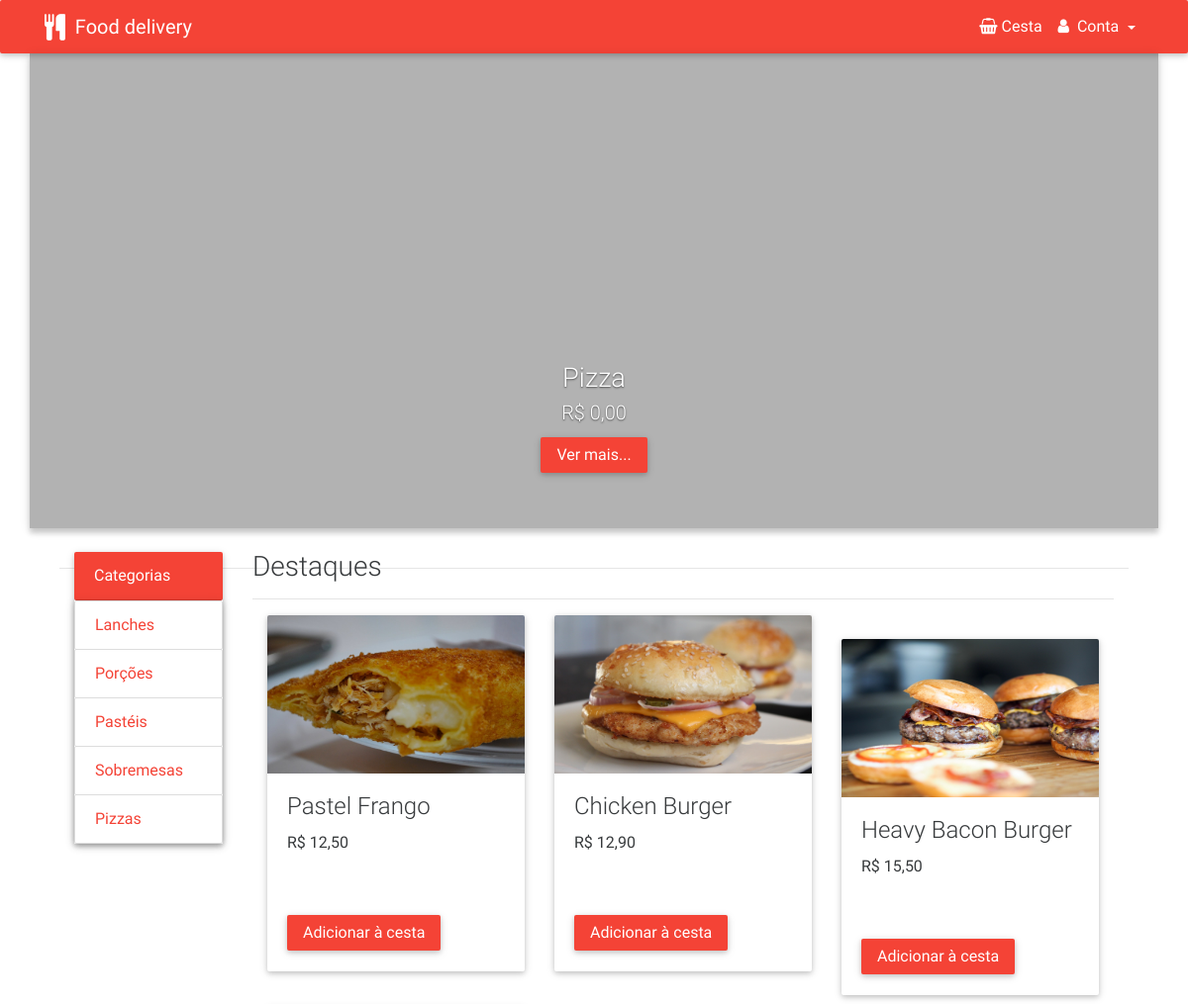
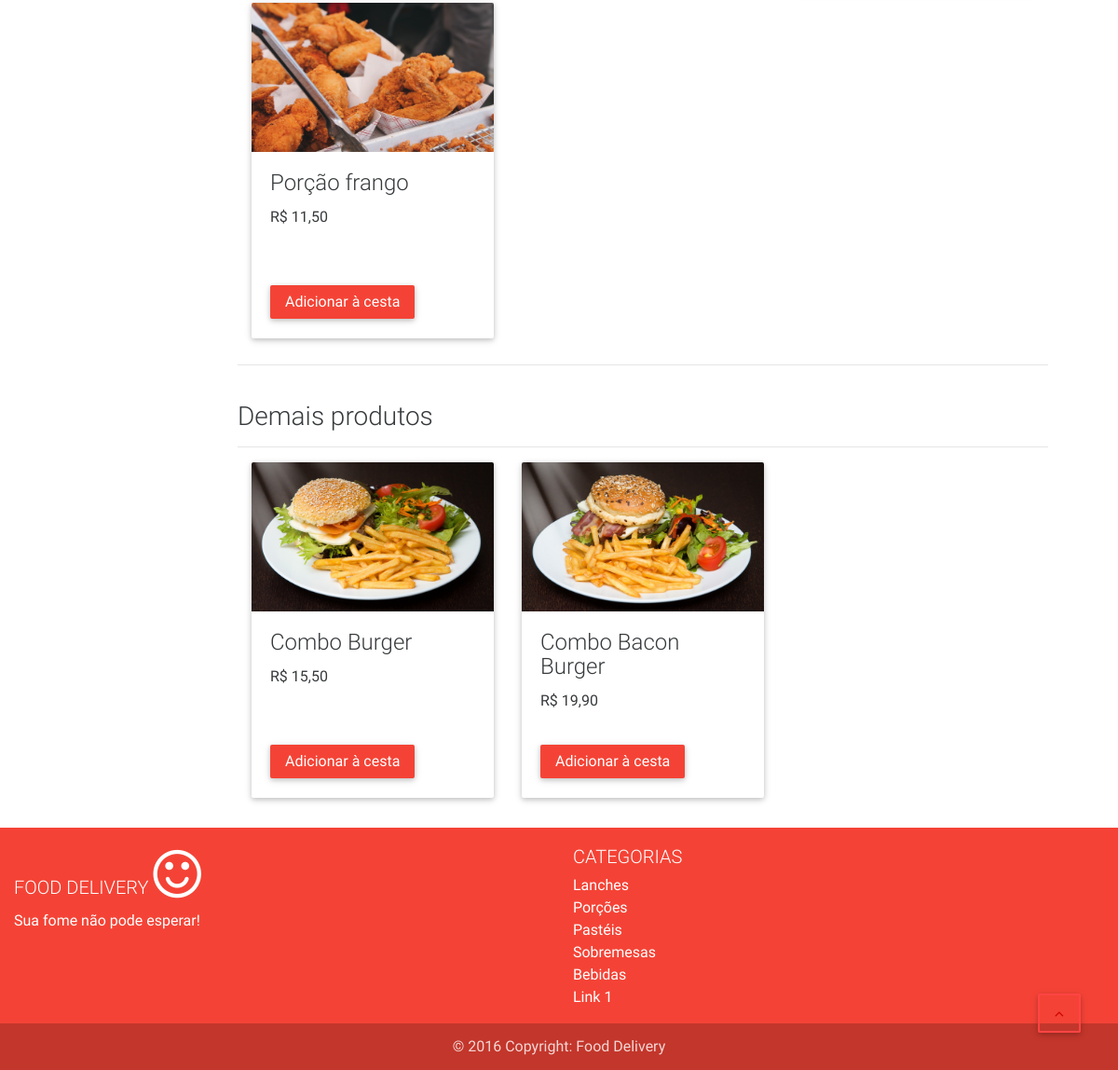
The app's page /site/ with its own data (2 pictures, top to bottom).
### tables this page shows
CREATE TABLE `categoria` (
  `idCategoria` int(11) NOT NULL,
  `nome` varchar(15) NOT NULL,
  `descricao` varchar(200) NOT NULL,
  `imagem` varchar(40) NOT NULL
);

CREATE TABLE `produto` (
  `idProduto` int(11) NOT NULL,
  `nome` varchar(20) NOT NULL,
  `descricao` varchar(200) NOT NULL,
  `tempoPreparo` time NOT NULL,
  `valor` float NOT NULL,
  `idCategoria` int(11) NOT NULL,
  `imagem` varchar(36) NOT NULL
);

### site/controller/storeController.php (called while the page is built, shortened)
<?php
require $_SERVER['DOCUMENT_ROOT'] . '/pintegrador/admin/protected/libs/conexao.php';
require_once SERVER_ROOT . 'admin/protected/model/produtoModel.php';
require_once SERVER_ROOT . 'admin/protected/model/categoriaModel.php';
require_once SERVER_ROOT . 'admin/protected/model/saborModel.php';
require_once SERVER_ROOT . 'admin/protected/model/destaquesModel.php';
class storeController {
    private $produtoModel;
    private $categoriaModel;
    private $saborModel;
    private $destaquesModel;
    function __construct() {
        $this->produtoModel = new ProdutoModel();
        $this->categoriaModel = new CategoriaModel();
        $this->saborModel = new SaborModel();
        $this->destaquesModel = new DestaquesModel();
    }
    public function listaCategorias() {
        return $this->categoriaModel->buscarTodos();
    }
    public function listaDestaques() {
        return $this->destaquesModel->buscarProdutos();
    }
    public function produtosCarousel() {
        return $this->produtoModel->buscaCarrousel();
    }
    public function buscarPizzas() {
        return $this->saborModel->buscarTodos();
    }
}

### admin/protected/libs/conexao.php (called while the page is built, shortened)
<?php
class Conexao {
    public function estabeleceConexao() {
        try {
            $this->bd = new PDO(
                    BD_TIPO.':host='.BD_HOST.';dbname='.BD_NOME,
                    BD_USUARIO,
                    BD_SENHA
                );
        } catch (PDOException $exc) {
            echo '<script>window.alert("Houve um problema com a conexão ao banco de dados!\nEntre em contato com o administrador do sistema!");</script>';
            exit;
        }
    }
}

### admin/protected/model/saborModel.php (called while the page is built, shortened)
<?php
class SaborModel extends Conexao {
    public function buscarTodos() {
        $select = "SELECT * FROM sabor ";
        $query = $this->bd->query($select);
        if (is_bool($query)) {
            return false;
        } else {
            return $query->fetchAll();
        }
    }
}

### admin/protected/model/categoriaModel.php (called while the page is built, shortened)
<?php
class CategoriaModel extends Conexao {
    public function buscarTodos() {
        $select = "SELECT * FROM categoria ";
        $query = $this->bd->query($select);
        if (is_bool($query)) {
            return false;
        } else {
            return $query->fetchAll();
        }
    }
}

### admin/protected/model/destaquesModel.php (called while the page is built, shortened)
<?php
class DestaquesModel extends Conexao {
    public function buscarProdutos() {
        $select = "SELECT p.*, c.nome as categoria FROM produto p "
                . "INNER JOIN categoria c ON c.idCategoria=p.idCategoria "
                . "INNER JOIN destaques d ON d.idProduto=p.idProduto ";
        $query = $this->bd->query($select);
        return $query->fetchAll();
    }
}

### admin/protected/model/produtoModel.php (called while the page is built, shortened)
<?php
class ProdutoModel extends Conexao {
    public function buscaCarrousel() {
        $sql = "SELECT p.* FROM produto p
                LEFT JOIN destaques d ON p.idProduto = d.idProduto
                WHERE ISNULL(d.idProduto)
                ORDER BY rand()";
        $query = $this->bd->query($sql);
        return $query->fetchAll();
    }
}

### site/index.php (the view, shortened to what this page needs)
<?php
require_once './controller/storeController.php';
$store = new storeController();
$categorias = $store->listaCategorias();
$destaques = $store->listaDestaques();
$carouselItems = $store->produtosCarousel();
$pizzaDestaque = $store->buscarPizzas();
shuffle($pizzaDestaque);
?>
<!DOCTYPE html>
<html lang="en">
    <head>
        <link rel="stylesheet" href="https://maxcdn.bootstrapcdn.com/font-awesome/4.6.0/css/font-awesome.min.css">
        <link href="resources/css/bootstrap.min.css" rel="stylesheet">
        <link href="resources/css/mdb.min.css" rel="stylesheet">
        <link href="resources/css/style.css" rel="stylesheet">
    </head>
    <body>
        <div>
            <nav class="navbar navbar-dark red">
                <div class="container">
                    <a class="navbar-brand" href="index.php" style="vertical-align: middle "><i class="fa fa-cutlery fa-lg" aria-hidden="true"></i>
                        &nbsp;Food delivery</a>
                    <div class="collapse navbar-toggleable-xs" id="collapseEx23">
                        <ul class="nav navbar-nav nav-flex-icons">
                            <li class="nav-item ">
                                <a class="nav-link" href="cesta/cesta.php"><i class="fa fa-shopping-basket" aria-hidden="true"></i>&nbsp;Cesta</a>
                            </li>
                            <li class="nav-item avatar dropdown">
                                <a class="nav-link dropdown-toggle" id="dropdownMenu1" data-toggle="dropdown" aria-haspopup="true" aria-expanded="false">
                                    <i class="fa fa-user" aria-hidden="true"></i>&nbsp;
                                    <?php
                                    if (isset($_SESSION['user']['nome']))
                                        echo $_SESSION['user']['nome'];
                                    else
                                        echo 'Conta';
                                    ?>
                                </a>
                            </li>
                        </ul>
                    </div>
                </div>
            </nav>
        </div>
        <button class="btn btn-danger-outline" id="backtop"><i class="fa fa-angle-up"></i></button>
        <div class="container">
            <div class="row">
                <div id="carousel-example-2" class="carousel slide carousel-fade" data-ride="carousel" style="box-shadow: 0 5px 5px 0 rgba(0,0,0,.16),0 2px 10px 0 rgba(0,0,0,.12);">
                    <div class="carousel-inner" role="listbox">
                        <div class="carousel-item active">
                            <div class="view hm-black-light">
                                <div class="full-bg-img">
                                </div>
                            </div>
                            <div class="carousel-caption">
                                <div class="animated fadeInDown">
                                    <h3 class="h3-responsive">Pizza <?= $pizzaDestaque[6]['nome'] ?></h3>
                                    <h5>R$&nbsp;<?php echo number_format($pizzaDestaque[6]['valor'], 2, ',', ' '); ?></h5>
                                    <a href="pizzas/"
                                       class="btn btn-danger">Ver mais...</a>
                                </div>
                            </div>
                        </div>
                    </div>
                </div>
                <br/>
                <div class="container">
                    <div class="col-md-12">
                        <div class="col-md-2">
                            <div class="card">
                                <div class="card-header danger-color-dark white-text">
                                    Categorias
                                </div>
                                <div class="collapse navbar-toggleable-xs" id="collapseEx22">
                                    <div class="list-group">
                                        <?php foreach ($categorias as $cat) { ?>
                                            <a href="categoria/categoria.php?id=<?= $cat['idCategoria'] ?>" class="list-group-item"><?= $cat['nome'] ?></a>
                                        <?php } ?>
                                        <a href="pizzas/" class="list-group-item">Pizzas</a>
                                    </div>
                                </div>
                            </div>
                        </div>
                        <div class="col-md-10">
                            <h3 class="title">Destaques</h3><hr/>
                            <?php
                            shuffle($destaques);
                            $quebraLinha = 0;
                            foreach ($destaques as $destaque) {
                                if ($quebraLinha === 2)
                                    echo '<br/>';
                                ?>
                                <div class="col-md-4">
                                    <div class="card">
                                        <img class="img-fluid" src="public/img/<?= $destaque['imagem'] ?>" alt="Pizza Calabresa">
                                        <div class="card-block">
                                            <h4 class="card-title"><?= $destaque['nome'] ?></h4>
                                            <p class="card-text">R$ <?php echo number_format($destaque['valor'], 2, ',', ' '); ?></p>
                                            <a href="produto/produto.php?id=<?= $destaque['idProduto'] ?>" id="btn-destaque" class="btn btn-danger">Adicionar à cesta</a>
                                        </div>
                                    </div>
                                </div>
                                <?php
                                if ($quebraLinha < 3) {
                                    $quebraLinha++;
                                } else {
                                    $quebraLinha = 0;
                                }
                            }
                            ?>
                        </div><hr/>
                        <div class="col-md-2"></div>
                        <div class="col-md-10">
                            <hr/><br/>
                            <h3 class="title">Demais produtos</h3><hr/>
                            <?php
                            foreach ($carouselItems as $item) {
                                ?>
                                <div class="col-md-4">
                                    <div class="card">
                                        <img class="img-fluid" src="public/img/<?= $item['imagem'] ?>">
                                        <div class="card-block">
                                            <h4 class="card-title"><?= $item['nome'] ?></h4>
                                            <p class="card-text">R$ <?php echo number_format($item['valor'], 2, ',', ' '); ?></p>
                                            <a href="produto/produto.php?id=<?= $item['idProduto'] ?>" id="btn-destaque" class="btn btn-danger">Adicionar à cesta</a>
                                        </div>
                                    </div>
                                </div>
                                <?php
                            }
                            ?>
                        </div>
                    </div>
                </div>
            </div>
        </div>
    <footer class="page-footer red center-on-small-only">
        <div class="container-fluid">
            <div class="row">
                <div class="col-md-6">
                    <h5 class="title">Food Delivery <i class="fa fa-smile-o fa-3x" aria-hidden="true"></i></h5>
                    <p>Sua fome não pode esperar!</p>
                </div>
                <div class="col-md-6">
                    <h5 class="title">Categorias</h5>
                    <ul>
                        <li><a href="categoria/categoria.php?id=3">Lanches</a></li>
                        <li><a href="categoria/categoria.php?id=4">Porções</a></li>
                        <li><a href="categoria/categoria.php?id=5">Pastéis</a></li>
                        <li><a href="categoria/categoria.php?id=6">Sobremesas</a></li>
                        <li><a href="categoria/categoria.php?id=7">Bebidas</a></li>
                        <li><a href="pizzas/">Link 1</a></li>
                    </ul>
                </div>
            </div>
        </div>
        <div class="footer-copyright">
            <div class="container-fluid">
                © 2016 Copyright: Food Delivery
            </div>
        </div>
    </footer>
</body>
</html>

### site/resources/css/style.css (style rules this page uses)
.list-group-item, a { color: rgb(244, 67, 54); }
.danger-color-dark { background-color: rgb(244, 67, 54)!important; }
#carousel-example-2, #carousel-example-2 img { width: 100%; position: relative !important; }
.view { height: 30em; }
.col-md-4 > .card { height: 22.5em; width: 100%; padding: auto; }
.col-md-4 > .card > .img-fluid { width: 100%; height: 10em; }
#btn-destaque { position: absolute; bottom: 0; margin-bottom: 8%; margin-left: 0; }

### site/index.php (style rules this page uses)
#backtop { position: fixed; display: block; right: 0; bottom: 0; margin-right: 40px; margin-bottom: 40px; z-index: 900; }

### records on screen
categoria: nome "Lanches"
categoria: nome "Porções"
categoria: nome "Pastéis"
categoria: nome "Sobremesas"
produto: imagem (picture), nome "Pastel Frango", valor "12,50"
produto: imagem (picture), nome "Chicken Burger", valor "12,90"
produto: imagem (picture), nome "Heavy Bacon Burger", valor "15,50"
produto: imagem (picture), nome "Porção frango", valor "11,50"
produto: imagem (picture), nome "Combo Burger", valor "15,50"
produto: imagem (picture), nome "Combo Bacon Burger", valor "19,90"

### other values on screen
$pizzaDestaque[6]['valor'] "0,00"
